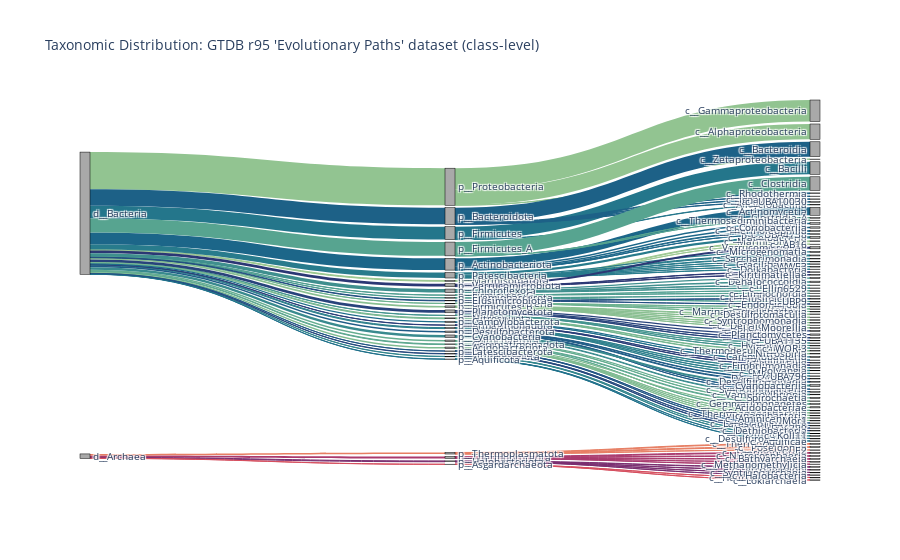

The code cell stored with this chart in its notebook:
### Code cell
title = "Taxonomic Distribution: GTDB r95 'Evolutionary Paths' dataset (class-level)"
fig = lineages_to_flow(title, all_lineages, stop_rank="class", color_rank="phylum")
fig.write_html('gtdb95-evolpaths-taxonomysankey.class.html', auto_open=True)
fig.show()

### Figure 1 — Plotly figure (JSON) as saved in the notebook; plotly's stock layout.template omitted (floating-point values rounded to 4 significant figures; data arrays with more than 128 entries replaced by an {"elided": "..."} marker saying what was removed)
{"data": [{"link": {"color": {"elided": "137 str values"}, "label": {"elided": "137 str values"}, "source": {"elided": "137 int values"}, "target": {"elided": "137 int values"}, "value": {"elided": "137 int values"}}, "node": {"color": "darkgrey", "label": {"elided": "139 str values"}, "line": {"color": "black", "width": 0.5}, "pad": 15, "thickness": 10}, "type": "sankey"}], "layout": {"autosize": true, "font": {"size": 10}, "title": {"text": "Taxonomic Distribution: GTDB r95 'Evolutionary Paths' dataset (class-level)"}}}
